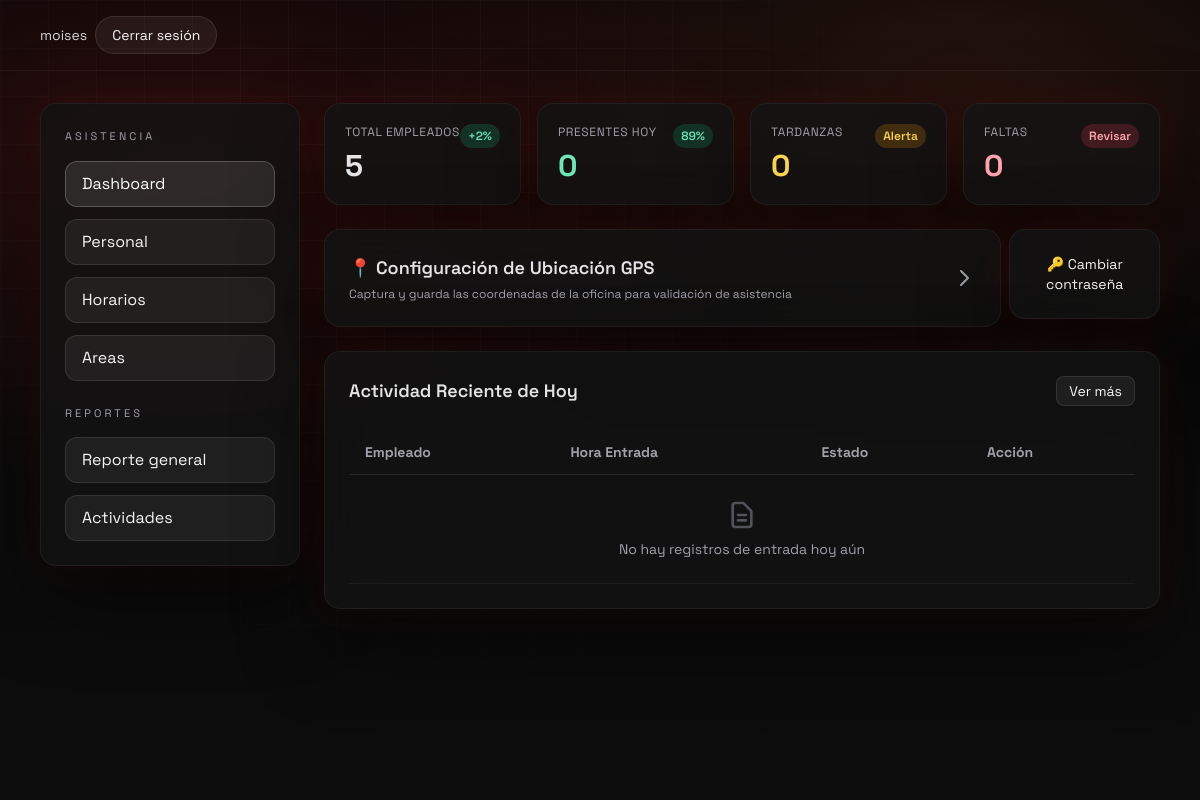
Page /admin-dashboard/ (signed in) on the earlier database version.
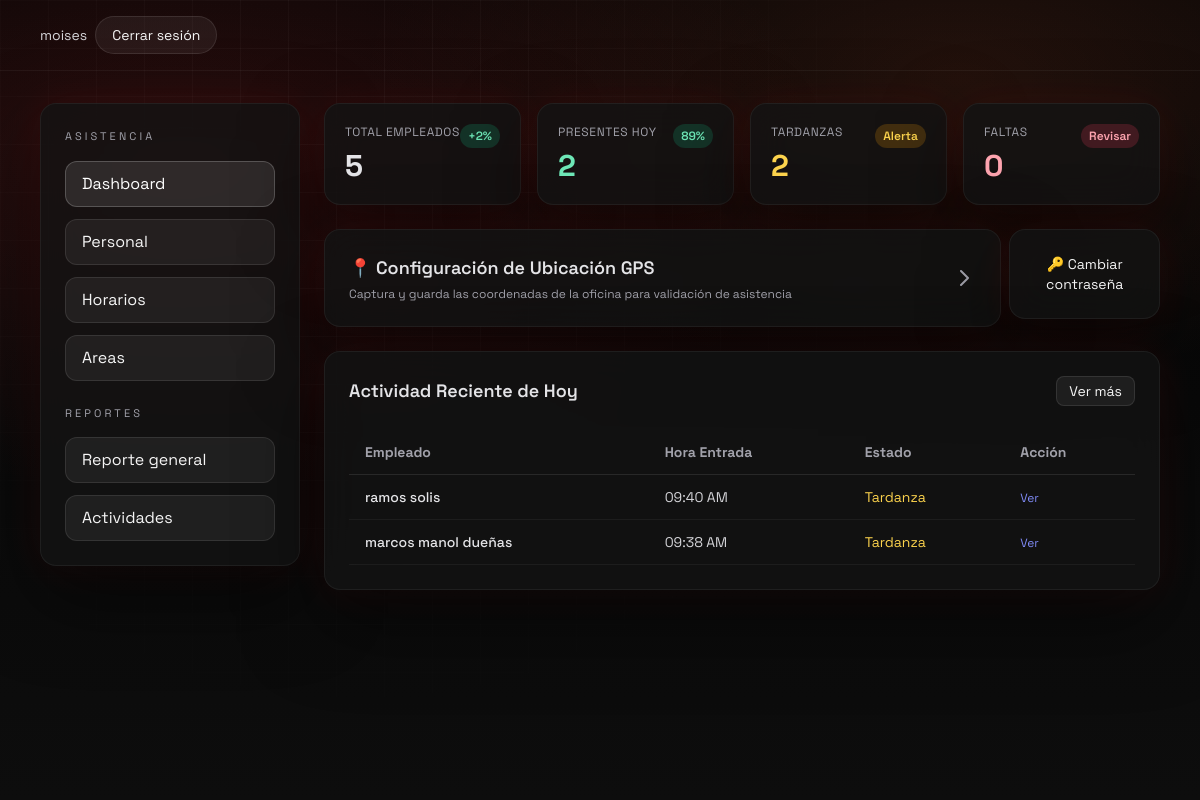
Same page on the later database version.
### asistencia/models.py (models this page shows, shortened)
class RegistroAsistencia(models.Model):
    ESTADO_A_TIEMPO = "a_tiempo"
    ESTADO_TARDANZA = "tardanza"
    ESTADO_FALTA = "falta"
    ESTADO_PERMISO = "permiso"
    ESTADO_RECUPERACION = "recuperacion"
    ESTADOS = (
        (ESTADO_A_TIEMPO, "A tiempo"),
        (ESTADO_TARDANZA, "Tardanza"),
        (ESTADO_FALTA, "Falta"),
        (ESTADO_PERMISO, "Permiso"),
        (ESTADO_RECUPERACION, "Recuperación"),
    )
    empleado = models.ForeignKey(CustomUser, on_delete=models.CASCADE, related_name="registros")
    fecha = models.DateField()
    hora_entrada = models.DateTimeField(null=True, blank=True)
    hora_salida = models.DateTimeField(null=True, blank=True)
    inicio_almuerzo = models.DateTimeField(null=True, blank=True)
    fin_almuerzo = models.DateTimeField(null=True, blank=True)
    estado = models.CharField(max_length=20, choices=ESTADOS, default=ESTADO_A_TIEMPO)
    ip_registro = models.GenericIPAddressField(protocol="IPv4", null=True, blank=True)
    latitud_entrada = models.DecimalField(max_digits=9, decimal_places=6, null=True, blank=True)
    longitud_entrada = models.DecimalField(max_digits=9, decimal_places=6, null=True, blank=True)
    latitud_salida = models.DecimalField(max_digits=9, decimal_places=6, null=True, blank=True)
    longitud_salida = models.DecimalField(max_digits=9, decimal_places=6, null=True, blank=True)
    precisión_entrada = models.FloatField(null=True, blank=True, help_text="Precisión GPS en metros")
    precisión_salida = models.FloatField(null=True, blank=True, help_text="Precisión GPS en metros")
    horas_netas_trabajadas = models.DurationField(null=True, blank=True)
    actividad_diaria = models.TextField(null=True, blank=True, help_text="Resumen de lo que hizo el practicante hoy.")
    class Meta:
        unique_together = ("empleado", "fecha")
        ordering = ["-fecha"]

class CustomUser(AbstractUser):
    ROL_ADMIN = "admin"
    ROL_RRHH = "rrhh"
    ROL_SUPERVISOR = "supervisor"
    ROL_EMPLEADO = "empleado"
    ROL_PPHH = "pphh"
    ROLES = (
        (ROL_ADMIN, "Administrador"),
        (ROL_RRHH, "RRHH"),
        (ROL_SUPERVISOR, "Supervisor"),
        (ROL_EMPLEADO, "Empleado"),
        (ROL_PPHH, "Practicante (PP.HH.)"),
    )
    rol = models.CharField(max_length=20, choices=ROLES, default=ROL_EMPLEADO)
    dni = models.CharField(max_length=11, unique=True, verbose_name="DNI/CE")
    supervisor = models.ForeignKey(
        'self',
        on_delete=models.SET_NULL,
        null=True,
        blank=True,
        related_name='subordinados'
    )
    horario = models.ForeignKey(
        Horario,
        on_delete=models.SET_NULL,
        null=True,
        blank=True,
        related_name='empleados'
    )
    area = models.ForeignKey(
        Area,
        on_delete=models.SET_NULL,
        null=True,
        blank=True,
        related_name='empleados',
        verbose_name="Área de Práctica"
    )
    permite_remoto = models.BooleanField(default=False)
    codigo_qr = models.CharField(
        max_length=50,
        unique=True,
        editable=False,
        null=True,
        blank=True,
        help_text="Código QR único del empleado para validar asistencia"
    )

### asistencia/views.py (the view)
# urls.py: path("admin-dashboard/", views.AdminDashboardView.as_view(), name="admin_dashboard"),
class AdminDashboardView(LoginRequiredMixin, AdminRequiredMixin, TemplateView):
    template_name = "asistencia/admin_dashboard.html"
    def get_context_data(self, **kwargs):
        context = super().get_context_data(**kwargs)
        ip_actual = obtener_ip_cliente(self.request)
        ip_autorizada = IpOficinaAutorizada.objects.filter(ip_publica=ip_actual, activa=True).exists()
        hoy = timezone.localdate()
        inicio_semana = hoy - timedelta(days=hoy.weekday())
        inicio_mes = hoy.replace(day=1)
        empleados = CustomUser.objects.filter(is_active=True)
        registros = RegistroAsistencia.objects.filter(empleado__in=empleados)
        total_hoy = registros.filter(fecha=hoy).aggregate(
            total=Coalesce(Sum("horas_netas_trabajadas"), Value(timedelta(0), output_field=DurationField()))
        )["total"]
        total_semana = registros.filter(fecha__range=(inicio_semana, hoy)).aggregate(
            total=Coalesce(Sum("horas_netas_trabajadas"), Value(timedelta(0), output_field=DurationField()))
        )["total"]
        total_mes = registros.filter(fecha__range=(inicio_mes, hoy)).aggregate(
            total=Coalesce(Sum("horas_netas_trabajadas"), Value(timedelta(0), output_field=DurationField()))
        )["total"]
        totales_hoy = {
            item["empleado_id"]: item["total"]
            for item in registros.filter(fecha=hoy)
            .values("empleado_id")
            .annotate(total=Coalesce(Sum("horas_netas_trabajadas"), Value(timedelta(0), output_field=DurationField())))
        }
        totales_semana = {
            item["empleado_id"]: item["total"]
            for item in registros.filter(fecha__range=(inicio_semana, hoy))
            .values("empleado_id")
            .annotate(total=Coalesce(Sum("horas_netas_trabajadas"), Value(timedelta(0), output_field=DurationField())))
        }
        totales_mes = {
            item["empleado_id"]: item["total"]
            for item in registros.filter(fecha__range=(inicio_mes, hoy))
            .values("empleado_id")
            .annotate(total=Coalesce(Sum("horas_netas_trabajadas"), Value(timedelta(0), output_field=DurationField())))
        }
        horas_por_empleado = []
        for empleado in empleados.order_by("last_name", "first_name", "username"):
            nombre = empleado.get_full_name().strip() or empleado.username
            horas_por_empleado.append(
                {
                    "nombre": nombre,
                    "hoy": formatear_duracion(totales_hoy.get(empleado.id)),
                    "semana": formatear_duracion(totales_semana.get(empleado.id)),
                    "mes": formatear_duracion(totales_mes.get(empleado.id)),
                }
            )
        asistencias_hoy = RegistroAsistencia.objects.filter(fecha=hoy)
        actividades_recientes = asistencias_hoy.filter(hora_entrada__isnull=False).select_related('empleado').order_by('-hora_entrada')[:10]
        context.update(
            {
                "ip_actual": ip_actual,
                "ip_autorizada": ip_autorizada,
                "total_empleados": empleados.count(),
                "presentes": asistencias_hoy.exclude(estado=RegistroAsistencia.ESTADO_FALTA).count(),
                "tardanzas": asistencias_hoy.filter(estado=RegistroAsistencia.ESTADO_TARDANZA).count(),
                "faltas": asistencias_hoy.filter(estado=RegistroAsistencia.ESTADO_FALTA).count(),
                "horas_hoy": formatear_duracion(total_hoy),
                "horas_semana": formatear_duracion(total_semana),
                "horas_mes": formatear_duracion(total_mes),
                "horas_por_empleado": horas_por_empleado,
                "horarios": Horario.objects.all().order_by("nombre"),
                "inicio_semana": inicio_semana,
                "inicio_mes": inicio_mes,
                "actividades_recientes": actividades_recientes,
            }
        )
        return context

### asistencia/utils.py (called while the page is built)
def obtener_ip_cliente(request):
    x_forwarded_for = request.META.get("HTTP_X_FORWARDED_FOR")
    if x_forwarded_for:
        return x_forwarded_for.split(",")[0].strip()
    return request.META.get("REMOTE_ADDR")

### asistencia/views.py (called while the page is built)
def formatear_duracion(duracion: timedelta | None) -> str:
    if not duracion:
        return "0:00"
    total_minutos = int(duracion.total_seconds() // 60)
    horas = total_minutos // 60
    minutos = total_minutos % 60
    return f"{horas}:{minutos:02d}"

    def test_func(self):
        return self.request.user.is_authenticated and self.request.user.rol == CustomUser.ROL_ADMIN

### asistencia/templates/asistencia/admin_dashboard.html (shortened to what the changed rows need)
{% extends "asistencia/base_admin.html" %}
{% block admin_content %}
<div class="space-y-6">
    <div class="grid grid-cols-1 md:grid-cols-2 lg:grid-cols-4 gap-4">
        <div class="glass rounded-2xl p-5 space-y-4">
            <div class="flex justify-between items-start">
                <div>
                    <div class="text-xs text-zinc-400 uppercase tracking-wider">Presentes hoy</div>
                    <div class="text-3xl font-bold text-emerald-300 mt-2">{{ presentes }}</div>
                </div>
            </div>
        </div>
        <div class="glass rounded-2xl p-5 space-y-4">
            <div class="flex justify-between items-start">
                <div>
                    <div class="text-xs text-zinc-400 uppercase tracking-wider">Tardanzas</div>
                    <div class="text-3xl font-bold text-amber-300 mt-2">{{ tardanzas }}</div>
                </div>
            </div>
        </div>
    </div>
    <div class="glass rounded-2xl p-6">
        <div class="overflow-x-auto">
            <table class="w-full text-sm text-zinc-300">
                <thead>
                    <tr class="text-left text-zinc-400 border-b border-white/10">
                        <th class="py-3 px-4">Empleado</th>
                        <th class="py-3 px-4">Hora Entrada</th>
                        <th class="py-3 px-4">Estado</th>
                        <th class="py-3 px-4">Acción</th>
                    </tr>
                </thead>
                <tbody>
                    {% for registro in actividades_recientes %}
                    <tr class="border-b border-white/5 hover:bg-white/5 transition">
                        <td class="py-3 px-4 font-medium text-zinc-200">{{ registro.empleado.get_full_name }}</td>
                        <td class="py-3 px-4">
                            {% if registro.hora_entrada %}
                                {{ registro.hora_entrada|date:"h:i A" }}
                            {% else %}
                                ---
                            {% endif %}
                        </td>
                        <td class="py-3 px-4">
                            {% if registro.estado == 'a_tiempo' %}
                                <span class="text-emerald-300">Puntual</span>
                            {% elif registro.estado == 'tardanza' %}
                                <span class="text-amber-300">Tardanza</span>
                            {% else %}
                                <span class="text-rose-300">Falta</span>
                            {% endif %}
                        </td>
                        <td class="py-3 px-4">
                            <a href="{% url 'reporte' %}?empleado={{ registro.empleado.id }}" class="text-indigo-400 hover:text-indigo-300 hover:underline text-xs transition-colors">Ver</a>
                        </td>
                    </tr>
                    {% empty %}
                    <tr class="border-b border-white/5">
                        <td colspan="4" class="py-6 px-4 text-center text-zinc-400">
                            <svg class="w-8 h-8 mx-auto mb-2 text-zinc-600" fill="none" stroke="currentColor" viewBox="0 0 24 24"><path stroke-linecap="round" stroke-linejoin="round" stroke-width="2" d="M9 12h6m-6 4h6m2 5H7a2 2 0 01-2-2V5a2 2 0 012-2h5.586a1 1 0 01.707.293l5.414 5.414a1 1 0 01.293.707V19a2 2 0 01-2 2z"></path></svg>
                            <p>No hay registros de entrada hoy aún</p>
                        </td>
                    </tr>
                    {% endfor %}
                </tbody>
            </table>
        </div>
    </div>
</div>
{% endblock %}

Differences in the rows shown:
added RegistroAsistencia: empleado.get_full_name "ramos solis", hora_entrada "09:40 AM", estado "Tardanza"
added RegistroAsistencia: empleado.get_full_name "marcos manol dueñas", hora_entrada "09:38 AM", estado "Tardanza"
Other differences:
{{ presentes }}: "0" → "2"
{{ tardanzas }}: "0" → "2"
text no longer shown: "No hay registros de entrada hoy aún"
